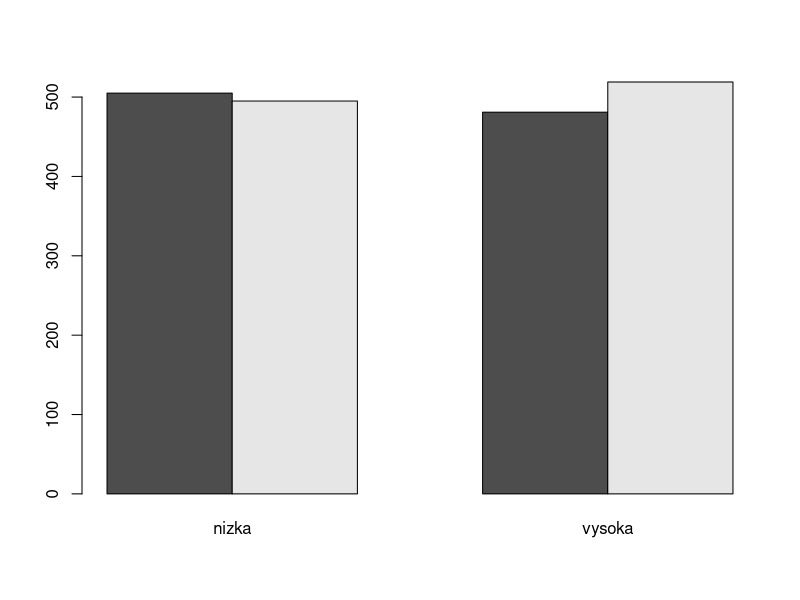
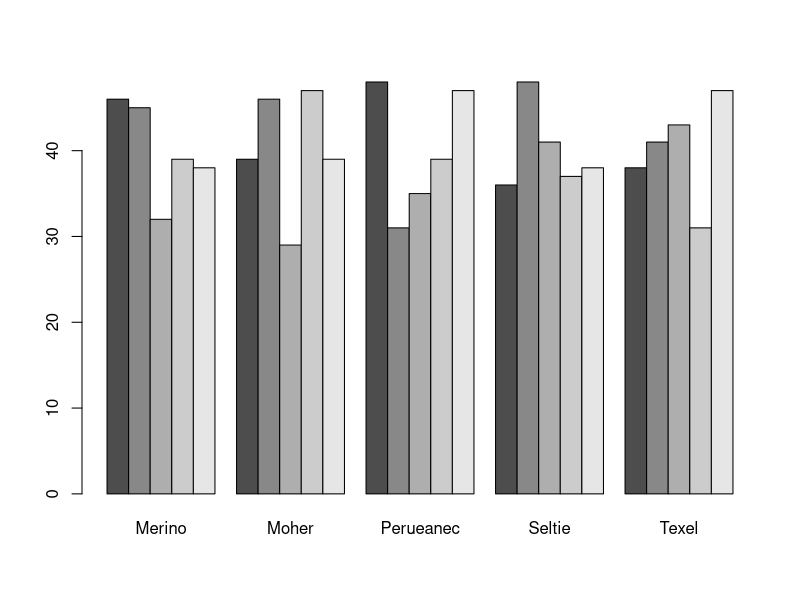

Source code (R) for these figures, in order:
# je pomer pohlavi ovlivnen teplotou v inkubatoru?

# teplota - 10x "nizka", 10x "vysoka"
# pohlavi - 20x nahodne "m" nebo "f"

  teplota = rep(c("nizka", "vysoka"), each = 1000)
  pohlavi = sample(c("M", "F"), size = 2000, replace = T)

# hypoteza
  # H0: teplota neovlivnuje pohlavi
  # H1: teplota ovlivnuje pohlavi
  
# tabulka pozorovanych hodnot
  xtabs(~ pohlavi + teplota) # vlnovka - neco zavisi na necem

# test
  chisq.test(xtabs(~ pohlavi + teplota))
  chisq.test(xtabs(~ pohlavi + teplota), correct = F) # correct nelze pouzit, kdyz je vic nez jeden stupen volnosti
  
  barplot(xtabs(~pohlavi+teplota), beside = T)
  # NEZAMITAME
  
# p-hodnota = 0.37

#____________________________________________________________________________________________________________________
# MORCATA
  # plemena: Seltie, Perueanec, Moher, Merino,Texel
  # barvy: bila, cerna, rezava, hneda, flekata
  
plemena = rep(c("Seltie", "Perueanec", "Moher", "Merino", "Texel"), each = 200)
barvy = sample(c("bila", "cerna", "rezava", "hneda", "flekata"), size = 1000, replace = T)
# H0: zastoupeni jsou stejna
# H1: zastoupeni jsou jina
  xtabs(~plemena+barvy)
  chisq.test(xtabs(~plemena+barvy))
  
# NEZAMITAME

barplot(xtabs(~barvy+plemena), beside = T) # barploty az na specificke pripady nevyuzivat, beside rozdeli sloupce

#____________________________________________________________________________________________________________________
# MYSI
# 40:30:20:15:3
# H0: zastoupeni barev je stejne jako # 40:30:20:15:3
# H1: zastoupeni se lisi od 40:30:20:15:3

  barvy = sample(c("svetle hneda", "hnedoseda", "sedohneda", "kremova", "besamelova"), size = 1000, replace = T)
  xtabs(~barvy) # seradi podle abecedy!!
  chisq.test(x = xtabs(~barvy), p = (c(3, 30, 15, 20, 40)/108)) # pozor na poradi v pomeru
  
# ZAMITAME!! - p-value je mensi nez 0.05
